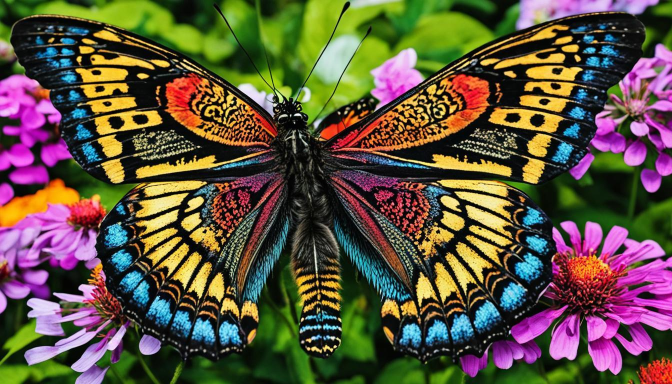
#> input picture Assessment Tool 1/image.jpg, 1344 x 768 px, found by its file name (shown at 1/2 size)
$ python 14.py
#> lines starting #> are read from the running program, lines starting #| are printed output that depends on the picture
#14
from google.colab import files
import cv2
import numpy as np
from matplotlib import pyplot as plt

uploaded = files.upload()
#> the answer given: image.jpg
file_name = list(uploaded.keys())[0]

img = cv2.imread(file_name)
#> img is the input picture: shape (768, 1344, 3); mean B, G, R 63.7, 83.5, 94.8
rows, cols = img.shape[:2]
#> rows = 768; cols = 1344


pts1 = np.float32([[56,65], [368,52], [28,387], [389,390]])
pts2 = np.float32([[0,0], [300,0], [0,300], [300,300]])


M = cv2.getPerspectiveTransform(pts1, pts2)
dst = cv2.warpPerspective(img, M, (300,300))
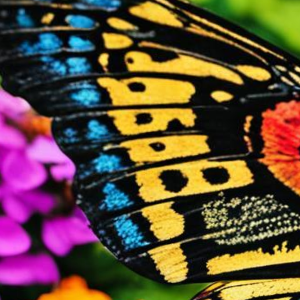
#> dst: shape (300, 300, 3); mean B, G, R 58.8, 76.3, 99

plt.imshow(cv2.cvtColor(dst, cv2.COLOR_BGR2RGB))
plt.title("Perspective Transformation")
plt.axis('off')
plt.show()
